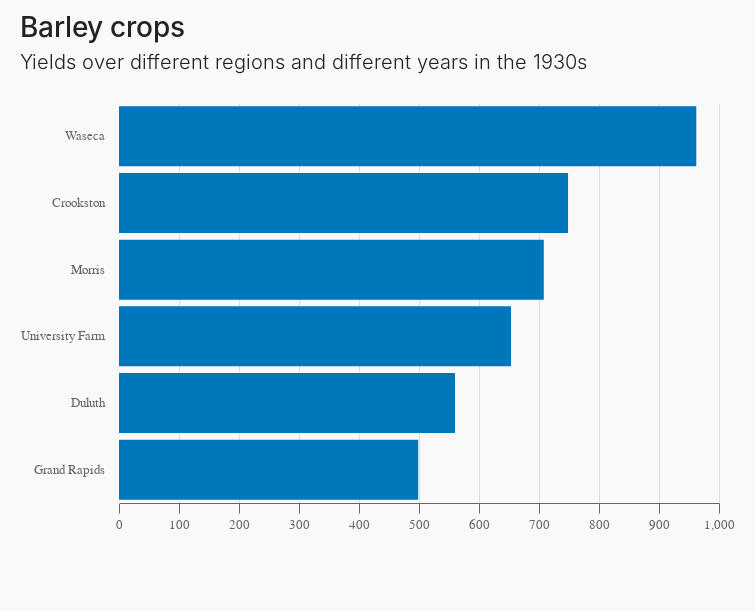

Write notebook code for a chart like this one.
### Markdown cell above
## Vertical bar chart

### Code cell
alt.Chart(data.barley()).mark_bar().encode(
    x=alt.X(
        'sum(yield):Q',
        axis=alt.Axis(tickCount=10)
    ),
    y=alt.Y('site:N', sort='-x')
).properties(
    title={
        'text': 'Barley crops',
        'subtitle' : ['Yields over different regions and different years in the 1930s', ' ']
    }
)

### Figure 1 — Vega-Lite specification as saved in the notebook (floating-point values rounded to 4 significant figures)
{"config": {"view": {"width": 600, "height": 400, "strokeOpacity": 0}, "background": "#f9f9f9", "padding": {"left": 20, "top": 15, "right": 20, "bottom": 80}, "arc": {"fill": "#0077bb"}, "area": {"fill": "#0077bb"}, "line": {"stroke": "#0077bb", "strokeWidth": 3}, "path": {"stroke": "#0077bb"}, "rect": {"fill": "#0077bb"}, "shape": {"stroke": "#0077bb"}, "bar": {"fill": "#0077bb"}, "point": {"stroke": "#0077bb"}, "symbol": {"fill": "#0077bb", "size": 30}, "title": {"font": "Tenon", "fontSize": 28, "color": "#222222", "fontWeight": 500, "align": "left", "anchor": "start", "subtitleFont": "Tenon", "subtitleColor": "#222222", "subtitleFontSize": 20, "subtitleFontWeight": 300, "subtitlePadding": 10, "subtitleLineHeight": 26}, "axis": {"title": null, "titleColor": "#666666", "labelFont": "Tenon", "labelFontSize": 13, "titleFontWeight": 300, "labelColor": "#666666", "labelFlush": false, "labelPadding": 5, "tickSize": 10, "gridColor": "#dddddd"}, "axisX": {"domainColor": "#666666", "tickColor": "#666666"}, "axisY": {"domainColor": "#f9f9f9", "tickColor": "#f9f9f9"}, "legend": {"title": null, "orient": "top", "direction": "horizontal", "offset": 40, "columnPadding": 20, "titleFont": "Tenon", "titleFontSize": 14, "titleFontWeight": 400, "labelAlign": "left", "labelFont": "Tenon", "labelFontSize": 13, "labelFontWeight": 300, "labelColor": "#222222", "labelBaseline": "middle", "rowPadding": 10, "symbolType": "square"}}, "data": {"name": "data-093ece8c35bb2d41094cfb6138ec810b"}, "mark": "bar", "encoding": {"x": {"aggregate": "sum", "axis": {"tickCount": 10}, "field": "yield", "type": "quantitative"}, "y": {"field": "site", "sort": "-x", "type": "nominal"}}, "title": {"text": "Barley crops", "subtitle": ["Yields over different regions and different years in the 1930s", " "]}, "$schema": "https://vega.github.io/schema/vega-lite/v4.17.0.json", "datasets": {"data-093ece8c35bb2d41094cfb6138ec810b": [{"yield": 27.0, "variety": "Manchuria", "year": 1931, "site": "University Farm"}, {"yield": 48.87, "variety": "Manchuria", "year": 1931, "site": "Waseca"}, {"yield": 27.43, "variety": "Manchuria", "year": 1931, "site": "Morris"}, {"yield": 39.93, "variety": "Manchuria", "year": 1931, "site": "Crookston"}, {"yield": 32.97, "variety": "Manchuria", "year": 1931, "site": "Grand Rapids"}, {"yield": 28.97, "variety": "Manchuria", "year": 1931, "site": "Duluth"}, {"yield": 43.07, "variety": "Glabron", "year": 1931, "site": "University Farm"}, {"yield": 55.2, "variety": "Glabron", "year": 1931, "site": "Waseca"}, {"yield": 28.77, "variety": "Glabron", "year": 1931, "site": "Morris"}, {"yield": 38.13, "variety": "Glabron", "year": 1931, "site": "Crookston"}, {"yield": 29.13, "variety": "Glabron", "year": 1931, "site": "Grand Rapids"}, {"yield": 29.67, "variety": "Glabron", "year": 1931, "site": "Duluth"}, {"yield": 35.13, "variety": "Svansota", "year": 1931, "site": "University Farm"}, {"yield": 47.33, "variety": "Svansota", "year": 1931, "site": "Waseca"}, {"yield": 25.77, "variety": "Svansota", "year": 1931, "site": "Morris"}, {"yield": 40.47, "variety": "Svansota", "year": 1931, "site": "Crookston"}, {"yield": 29.67, "variety": "Svansota", "year": 1931, "site": "Grand Rapids"}, {"yield": 25.7, "variety": "Svansota", "year": 1931, "site": "Duluth"}, {"yield": 39.9, "variety": "Velvet", "year": 1931, "site": "University Farm"}, {"yield": 50.23, "variety": "Velvet", "year": 1931, "site": "Waseca"}, {"yield": 26.13, "variety": "Velvet", "year": 1931, "site": "Morris"}, {"yield": 41.33, "variety": "Velvet", "year": 1931, "site": "Crookston"}, {"yield": 23.03, "variety": "Velvet", "year": 1931, "site": "Grand Rapids"}, {"yield": 26.3, "variety": "Velvet", "year": 1931, "site": "Duluth"}, {"yield": 36.57, "variety": "Trebi", "year": 1931, "site": "University Farm"}, {"yield": 63.83, "variety": "Trebi", "year": 1931, "site": "Waseca"}, {"yield": 43.77, "variety": "Trebi", "year": 1931, "site": "Morris"}, {"yield": 46.93, "variety": "Trebi", "year": 1931, "site": "Crookston"}, {"yield": 29.77, "variety": "Trebi", "year": 1931, "site": "Grand Rapids"}, {"yield": 33.93, "variety": "Trebi", "year": 1931, "site": "Duluth"}, {"yield": 43.27, "variety": "No. 457", "year": 1931, "site": "University Farm"}, {"yield": 58.1, "variety": "No. 457", "year": 1931, "site": "Waseca"}, {"yield": 28.7, "variety": "No. 457", "year": 1931, "site": "Morris"}, {"yield": 45.67, "variety": "No. 457", "year": 1931, "site": "Crookston"}, {"yield": 32.17, "variety": "No. 457", "year": 1931, "site": "Grand Rapids"}, {"yield": 33.6, "variety": "No. 457", "year": 1931, "site": "Duluth"}, {"yield": 36.6, "variety": "No. 462", "year": 1931, "site": "University Farm"}, {"yield": 65.77, "variety": "No. 462", "year": 1931, "site": "Waseca"}, {"yield": 30.37, "variety": "No. 462", "year": 1931, "site": "Morris"}, {"yield": 48.57, "variety": "No. 462", "year": 1931, "site": "Crookston"}, {"yield": 24.93, "variety": "No. 462", "year": 1931, "site": "Grand Rapids"}, {"yield": 28.1, "variety": "No. 462", "year": 1931, "site": "Duluth"}, {"yield": 32.77, "variety": "Peatland", "year": 1931, "site": "University Farm"}, {"yield": 48.57, "variety": "Peatland", "year": 1931, "site": "Waseca"}, {"yield": 29.87, "variety": "Peatland", "year": 1931, "site": "Morris"}, {"yield": 41.6, "variety": "Peatland", "year": 1931, "site": "Crookston"}, {"yield": 34.7, "variety": "Peatland", "year": 1931, "site": "Grand Rapids"}, {"yield": 32.0, "variety": "Peatland", "year": 1931, "site": "Duluth"}, {"yield": 24.67, "variety": "No. 475", "year": 1931, "site": "University Farm"}, {"yield": 46.77, "variety": "No. 475", "year": 1931, "site": "Waseca"}, {"yield": 22.6, "variety": "No. 475", "year": 1931, "site": "Morris"}, {"yield": 44.1, "variety": "No. 475", "year": 1931, "site": "Crookston"}, {"yield": 19.7, "variety": "No. 475", "year": 1931, "site": "Grand Rapids"}, {"yield": 33.07, "variety": "No. 475", "year": 1931, "site": "Duluth"}, {"yield": 39.3, "variety": "Wisconsin No. 38", "year": 1931, "site": "University Farm"}, {"yield": 58.8, "variety": "Wisconsin No. 38", "year": 1931, "site": "Waseca"}, {"yield": 29.47, "variety": "Wisconsin No. 38", "year": 1931, "site": "Morris"}, {"yield": 49.87, "variety": "Wisconsin No. 38", "year": 1931, "site": "Crookston"}, {"yield": 34.47, "variety": "Wisconsin No. 38", "year": 1931, "site": "Grand Rapids"}, {"yield": 31.6, "variety": "Wisconsin No. 38", "year": 1931, "site": "Duluth"}, {"yield": 26.9, "variety": "Manchuria", "year": 1932, "site": "University Farm"}, {"yield": 33.47, "variety": "Manchuria", "year": 1932, "site": "Waseca"}, {"yield": 34.37, "variety": "Manchuria", "year": 1932, "site": "Morris"}, {"yield": 32.97, "variety": "Manchuria", "year": 1932, "site": "Crookston"}, {"yield": 22.13, "variety": "Manchuria", "year": 1932, "site": "Grand Rapids"}, {"yield": 22.57, "variety": "Manchuria", "year": 1932, "site": "Duluth"}, {"yield": 36.8, "variety": "Glabron", "year": 1932, "site": "University Farm"}, {"yield": 37.73, "variety": "Glabron", "year": 1932, "site": "Waseca"}, {"yield": 35.13, "variety": "Glabron", "year": 1932, "site": "Morris"}, {"yield": 26.17, "variety": "Glabron", "year": 1932, "site": "Crookston"}, {"yield": 14.43, "variety": "Glabron", "year": 1932, "site": "Grand Rapids"}, {"yield": 25.87, "variety": "Glabron", "year": 1932, "site": "Duluth"}, {"yield": 27.43, "variety": "Svansota", "year": 1932, "site": "University Farm"}, {"yield": 38.5, "variety": "Svansota", "year": 1932, "site": "Waseca"}, {"yield": 35.03, "variety": "Svansota", "year": 1932, "site": "Morris"}, {"yield": 20.63, "variety": "Svansota", "year": 1932, "site": "Crookston"}, {"yield": 16.63, "variety": "Svansota", "year": 1932, "site": "Grand Rapids"}, {"yield": 22.23, "variety": "Svansota", "year": 1932, "site": "Duluth"}, {"yield": 26.8, "variety": "Velvet", "year": 1932, "site": "University Farm"}, {"yield": 37.4, "variety": "Velvet", "year": 1932, "site": "Waseca"}, {"yield": 38.83, "variety": "Velvet", "year": 1932, "site": "Morris"}, {"yield": 32.07, "variety": "Velvet", "year": 1932, "site": "Crookston"}, {"yield": 32.23, "variety": "Velvet", "year": 1932, "site": "Grand Rapids"}, {"yield": 22.47, "variety": "Velvet", "year": 1932, "site": "Duluth"}, {"yield": 29.07, "variety": "Trebi", "year": 1932, "site": "University Farm"}, {"yield": 49.23, "variety": "Trebi", "year": 1932, "site": "Waseca"}, {"yield": 46.63, "variety": "Trebi", "year": 1932, "site": "Morris"}, {"yield": 41.83, "variety": "Trebi", "year": 1932, "site": "Crookston"}, {"yield": 20.63, "variety": "Trebi", "year": 1932, "site": "Grand Rapids"}, {"yield": 30.6, "variety": "Trebi", "year": 1932, "site": "Duluth"}, {"yield": 26.43, "variety": "No. 457", "year": 1932, "site": "University Farm"}, {"yield": 42.2, "variety": "No. 457", "year": 1932, "site": "Waseca"}, {"yield": 43.53, "variety": "No. 457", "year": 1932, "site": "Morris"}, {"yield": 34.33, "variety": "No. 457", "year": 1932, "site": "Crookston"}, {"yield": 19.47, "variety": "No. 457", "year": 1932, "site": "Grand Rapids"}, {"yield": 22.7, "variety": "No. 457", "year": 1932, "site": "Duluth"}, {"yield": 25.57, "variety": "No. 462", "year": 1932, "site": "University Farm"}, {"yield": 44.7, "variety": "No. 462", "year": 1932, "site": "Waseca"}, {"yield": 47.0, "variety": "No. 462", "year": 1932, "site": "Morris"}, {"yield": 30.53, "variety": "No. 462", "year": 1932, "site": "Crookston"}, {"yield": 19.9, "variety": "No. 462", "year": 1932, "site": "Grand Rapids"}, {"yield": 22.5, "variety": "No. 462", "year": 1932, "site": "Duluth"}, {"yield": 28.07, "variety": "Peatland", "year": 1932, "site": "University Farm"}, {"yield": 36.03, "variety": "Peatland", "year": 1932, "site": "Waseca"}, {"yield": 43.2, "variety": "Peatland", "year": 1932, "site": "Morris"}, {"yield": 25.23, "variety": "Peatland", "year": 1932, "site": "Crookston"}, {"yield": 26.77, "variety": "Peatland", "year": 1932, "site": "Grand Rapids"}, {"yield": 31.37, "variety": "Peatland", "year": 1932, "site": "Duluth"}, {"yield": 30.0, "variety": "No. 475", "year": 1932, "site": "University Farm"}, {"yield": 41.27, "variety": "No. 475", "year": 1932, "site": "Waseca"}, {"yield": 44.23, "variety": "No. 475", "year": 1932, "site": "Morris"}, {"yield": 32.13, "variety": "No. 475", "year": 1932, "site": "Crookston"}, {"yield": 15.23, "variety": "No. 475", "year": 1932, "site": "Grand Rapids"}, {"yield": 27.37, "variety": "No. 475", "year": 1932, "site": "Duluth"}, {"yield": 38.0, "variety": "Wisconsin No. 38", "year": 1932, "site": "University Farm"}, {"yield": 58.17, "variety": "Wisconsin No. 38", "year": 1932, "site": "Waseca"}, {"yield": 47.17, "variety": "Wisconsin No. 38", "year": 1932, "site": "Morris"}, {"yield": 35.9, "variety": "Wisconsin No. 38", "year": 1932, "site": "Crookston"}, {"yield": 20.67, "variety": "Wisconsin No. 38", "year": 1932, "site": "Grand Rapids"}, {"yield": 29.33, "variety": "Wisconsin No. 38", "year": 1932, "site": "Duluth"}]}}
